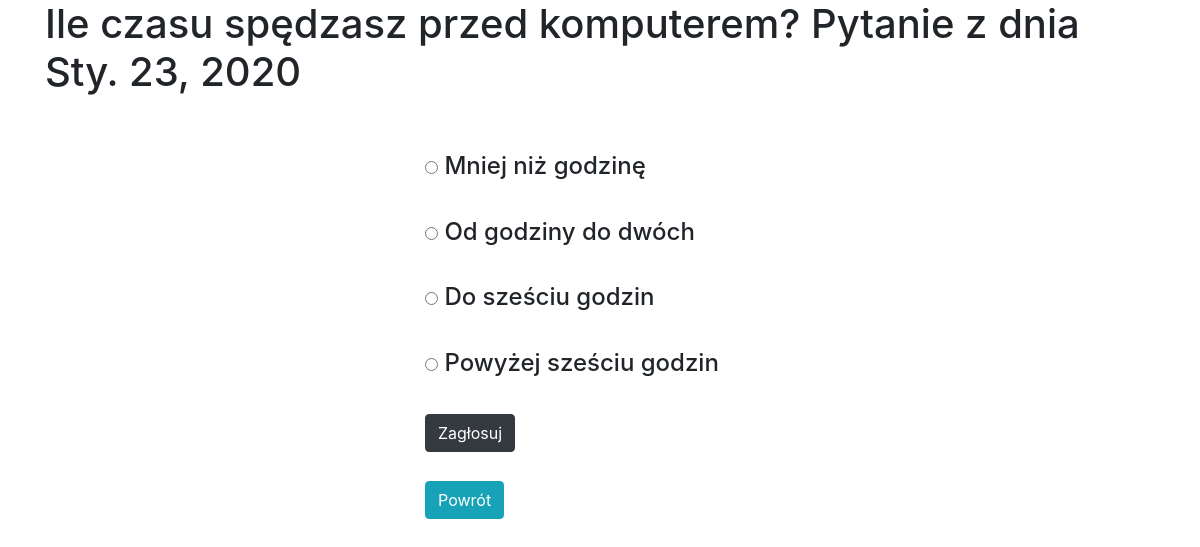
Page /ankieta/2/ on the committed database.
### questionnaire/models.py (models this page shows, shortened)
class Question(models.Model):
    question_text=models.CharField(max_length=200)
    question_date=models.DateField(auto_now=True)
    object=models.Manager()
    class Meta:
        verbose_name='Pytanie'
        verbose_name_plural='Pytania'

class Answer(models.Model):
    question = models.ForeignKey(Question,on_delete=models.CASCADE)
    answer_text=models.CharField(max_length=200)
    glosy=models.IntegerField(default=0)
    object=models.Manager()
    class Meta:
        verbose_name='Odpowiedz'
        verbose_name_plural='Odpowiedzi'

### questionnaire/views.py (the view)
# urls.py: path('<int:question_id>/',views.detail,name='detail'),
def detail(request,question_id):
    try:
        question=Question.object.get(pk=question_id)
    except Question.DoesNotExist:
        return render(request,'questionnaire/blad.html',status=404)
    return render(request,'questionnaire/detail.html',{'question':question})

### questionnaire/templates/questionnaire/detail.html (shortened to what this page needs)
{% extends 'questionnaire/base.html' %}
{% block content %}
<div class="container">
    <div><h1>{{ question.question_text }} Pytanie z dnia {{ question.question_date }}</h1></div>
        <div class="row">
          <div class="col-sm">
          </div>
          <div class="col-sm">
<br>
<br>
<h4>
<form action="{% url 'vote' question.id %}" method="POST">
    {% for ans in question.answer_set.all %}
        <input type="radio" name="ans" id="ans{{ forloop.counter }}" value="{{ ans.id}}">
        <label for="ans{{ forloop.counter }}">{{ ans.answer_text }}</label>
        <br>
        <br>
    {% endfor %}
    <button type="submit" class="btn btn-dark" value='vote'>Zagłosuj</button>
</form>
<form action="{% url 'index' %}" method="GET"><br>
    <button type="submit" class="btn btn-info" > Powrót </button>
</form>
</h4>
</div>
<div class="col-sm">
</div>
</div>
</div>
{% endblock %}

### rows in the picture
Question: question_text "Ile czasu spędzasz przed komputerem?", question_date "Sty. 23, 2020"
Answer: answer_text "Mniej niż godzinę"
Answer: answer_text "Od godziny do dwóch"
Answer: answer_text "Do sześciu godzin"
Answer: answer_text "Powyżej sześciu godzin"
